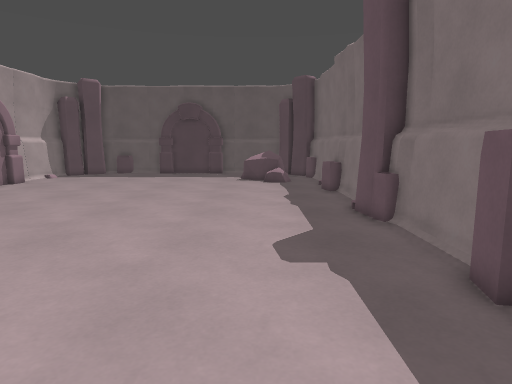
view 1 (above)

16 first-person views from a walk through a 3-D level made in the Godot game engine. The camera is 1.3 m above the floor, tilts 8° down and sees 75° across. The floor is counted in squares, 0.5 m on a side. Each view is taken from the middle of a square. On the plan, view 1 faces up. The plan holds only what a view shows up to about 20 squares ahead; the rest is blank.

view 2
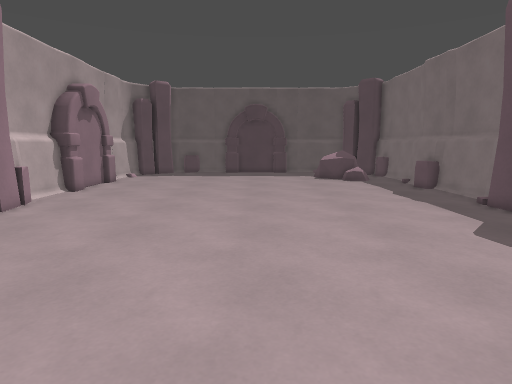

view 3
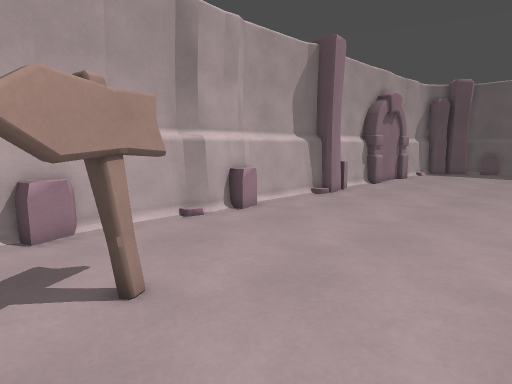

view 4
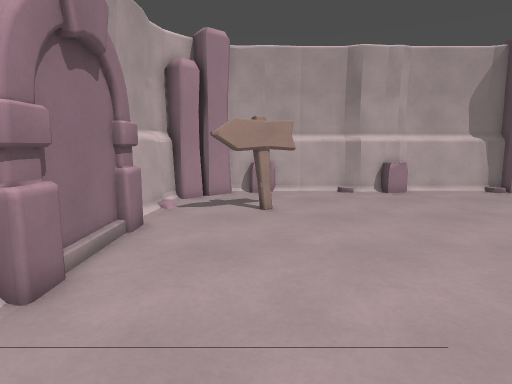

view 5
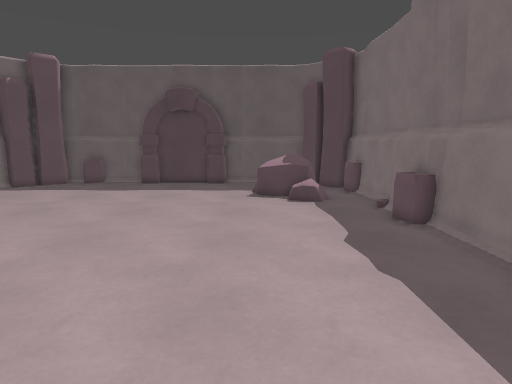

view 6
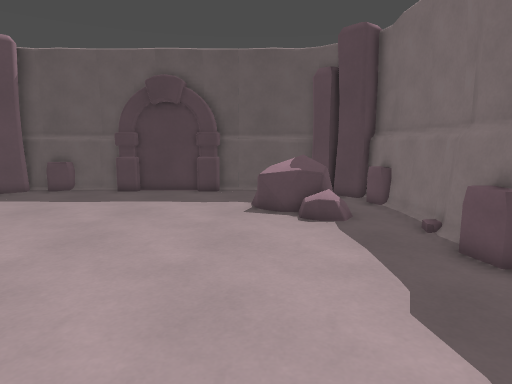

view 7
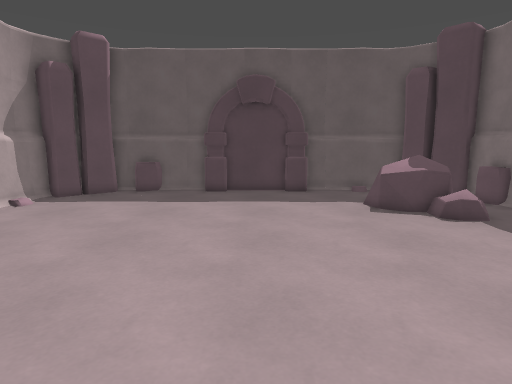

view 8
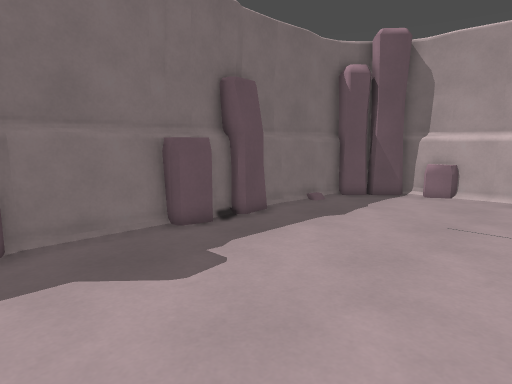

view 9
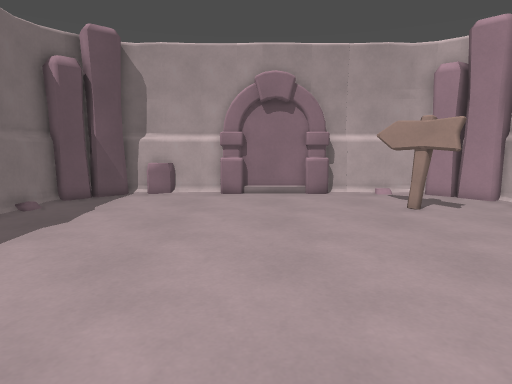

view 10
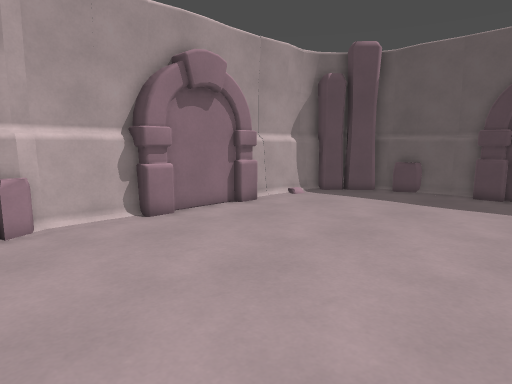

view 11
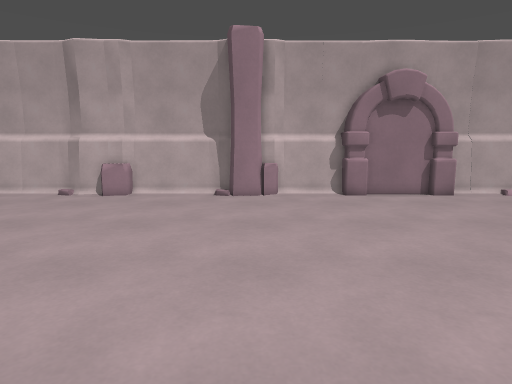

view 12
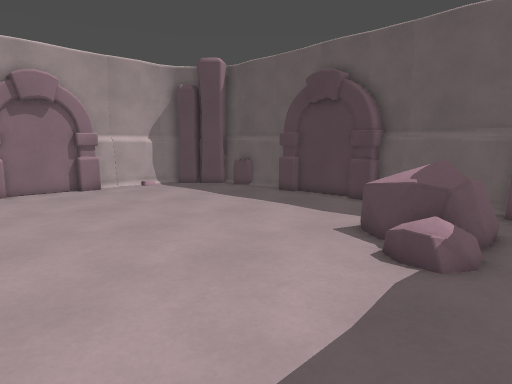

view 13
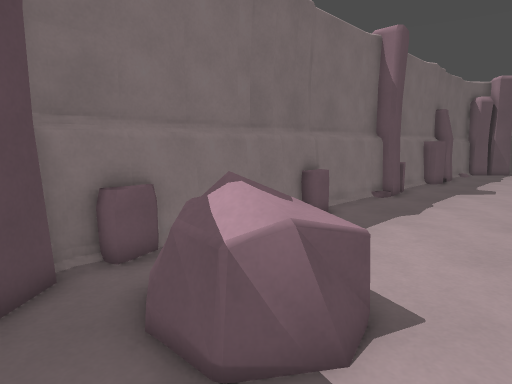

view 14
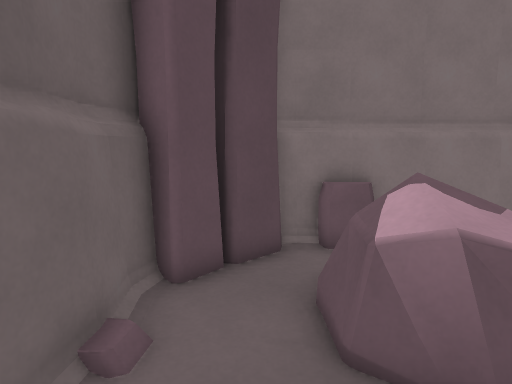

view 15
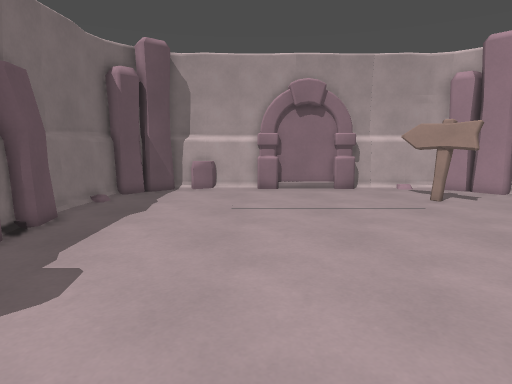

view 16
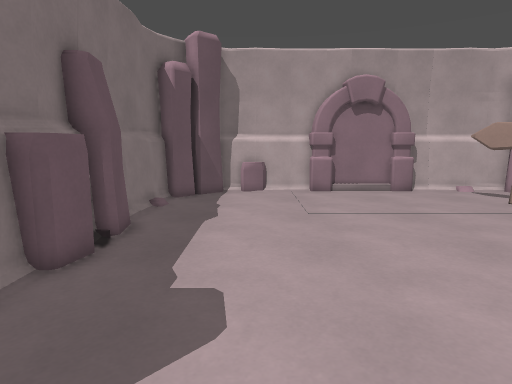

### Floor plan
Key: @ floor where view 1 was taken; # wall or solid block; . floor; = window, fence, low wall or low ledge; S sign; R rock; O other object.
Columns run from 17 left of view 1 to 5 right of it. Each row starts with its distance up from view 1.
 31    ##################
 30  ###...............###
 29  ##.................###
 28  #...............RR..##
 27 # ..............RRRR.=#
 26 #...............RRRR.=#
 25 #...............RRRR..#
 24 #.................OO..#
 23 ##....................#
 22 ##....................#
 21  #...................=#
 20  #...................=#
 19 ##...................=#
 18 ##....................#
 17 #.....................#
 16 #.....................#
 15 #.....................#
 14 #=....................#
 13 ##...................##
 12 ##...................##
 11 #....................=#
 10 #.....................#
  9 #.....................#
  8 #.....................#
  7 #.....................#
  6 #=...................##
  5 #=...................##
  4 #=...................#
  3 #....................##
  2 #....................##
  1 #.....................#
  0 #....S...........@....#
 -1 #=..SS................#
 -2 #=...SS.............. #
 -3 ##....S..............#
 -4 ###...S.............##
 -5  ###...............###
 -6   ##################

Where each view was taken, in squares from view 1:
view 1: 0 up, 0 right, facing up
view 2: 1 down, 6 left, facing up
view 3: 4 down, 6 left, facing up-left
view 4: 2 down, 2 right, facing left
view 5: 8 up, 1 left, facing up
view 6: 12 up, 1 left, facing up
view 7: 12 up, 6 left, facing up
view 8: 12 up, 5 left, facing down-right
view 9: 12 up, 5 left, facing down
view 10: 12 up, 5 left, facing up-left
view 11: 13 up, 1 right, facing left
view 12: 16 up, 4 right, facing up-left
view 13: 30 up, 3 left, facing down-right
view 14: 29 up, 4 left, facing right
view 15: 14 up, 3 left, facing down
view 16: 13 up, 0 right, facing down
